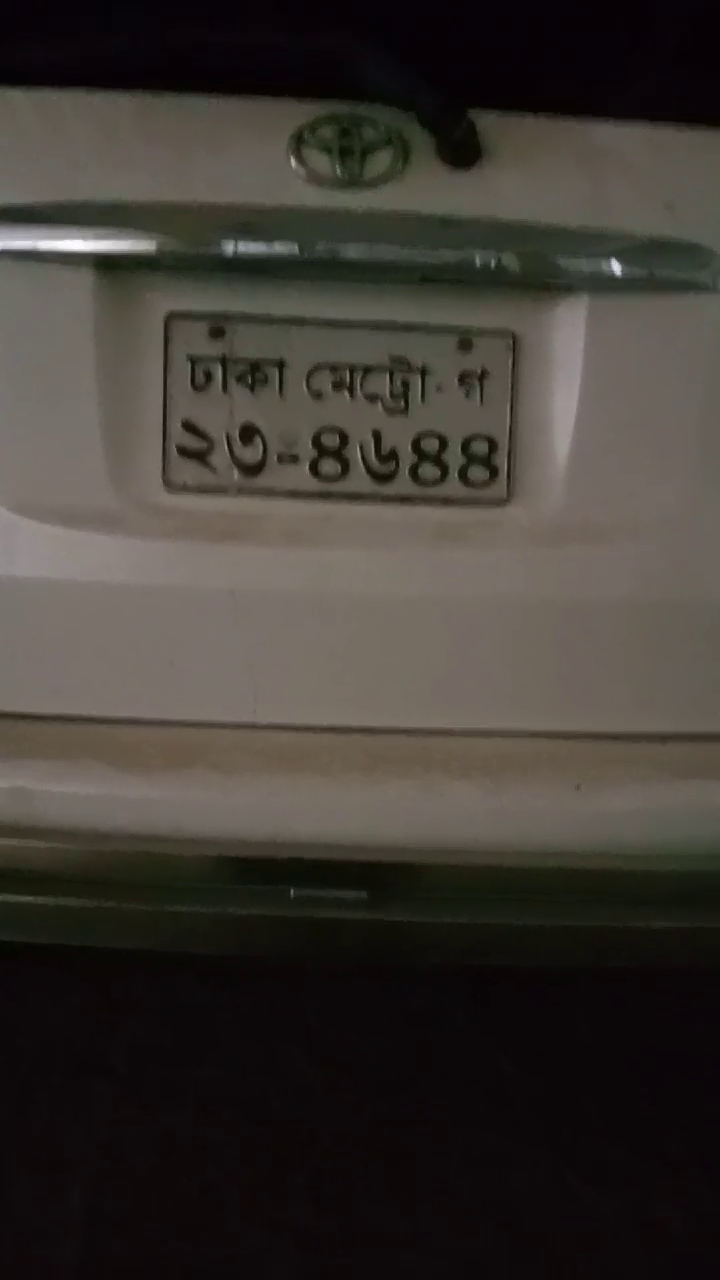
#> input picture frame 15 of 16.mp4, 720 x 1280 px, given in place of video15.mp4, which was not available
$ python DetectPlate.py
#> lines starting #> are read from the running program, lines starting #| are printed output that depends on the picture; after the words box and inside, x2 and y2 are one past the last pixel; in counts of white or black regions, pixels touching at a corner belong together; pictures that were not available may be replaced by others from this repository, and a replacement may not be noted
from skimage.io import imread
from skimage.filters import threshold_otsu
import matplotlib.pyplot as plt
import imutils
import cv2

from skimage import measure
from skimage.measure import regionprops
import matplotlib.pyplot as plt
import matplotlib.patches as patches
import os
import shutil
filename = './video15.mp4'

if os.path.exists('output'):
    shutil.rmtree('output')

os.makedirs('output')

cap = cv2.VideoCapture(filename)
# cap = cv2.VideoCapture(0)
count = 0
while cap.isOpened():
    ret,frame = cap.read()
#> frame is the input picture: shape (1280, 720, 3); mean B, G, R 52.1, 57.5, 62.6
    if ret == True:
        cv2.imshow('window-name',frame)
        cv2.imwrite("./output/frame%d.jpg" % count, frame)
        count = count + 1
        if cv2.waitKey(10) & 0xFF == ord('q'):
#> (key q is pressed here)
            break
    else:
        break
cap.release()
cv2.destroyAllWindows()
#
# car image -> grayscale image -> binary image
car_image = imread("./output/frame%d.jpg"%(count-1), as_gray=True)
car_image = imutils.rotate(car_image, 360)
# car_image = imread("car.png", as_gray=True)
# it should be a 2 dimensional array
print(car_image.shape)
#| (1280, 720)

# the next line is not compulsory however, a grey scale pixel
# in skimage ranges between 0 & 1. multiplying it with 255
# will make it range between 0 & 255 (something we can relate better with

gray_car_image = car_image * 255
fig, (ax1, ax2) = plt.subplots(1, 2)
ax1.imshow(gray_car_image, cmap="gray")
threshold_value = threshold_otsu(gray_car_image)
#> threshold_value = 56.12
binary_car_image = gray_car_image > threshold_value
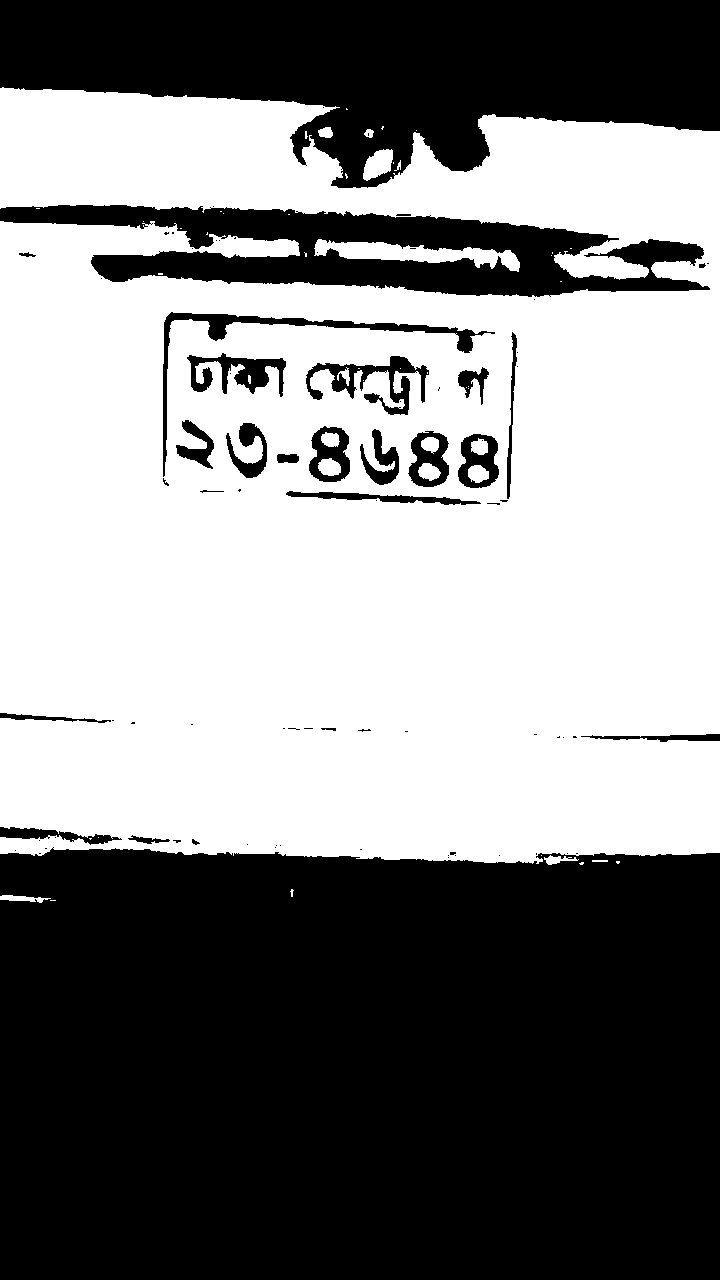
#> binary_car_image: shape (1280, 720) bool; 51.9% white; 82 black regions (56 under 20 px), largest, box (x1, y1, x2, y2) and area: (0, 847, 720, 1280) 305284, (0, 0, 720, 188) 86979, (0, 205, 710, 297) 32492
# print(binary_car_image)
ax2.imshow(binary_car_image, cmap="gray")
# ax2.imshow(gray_car_image, cmap="gray")
plt.show()
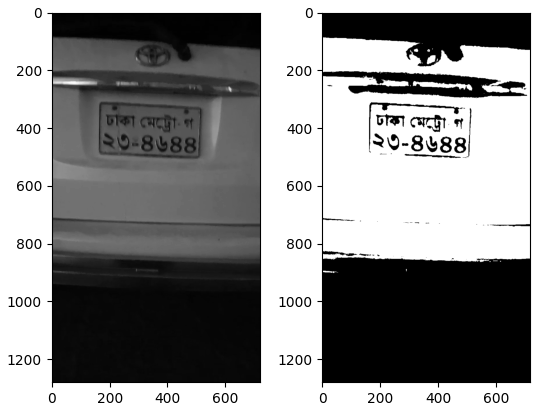
#> figure drawn by matplotlib, 2 panels

# CCA (finding connected regions) of binary image


# this gets all the connected regions and groups them together
label_image = measure.label(binary_car_image)
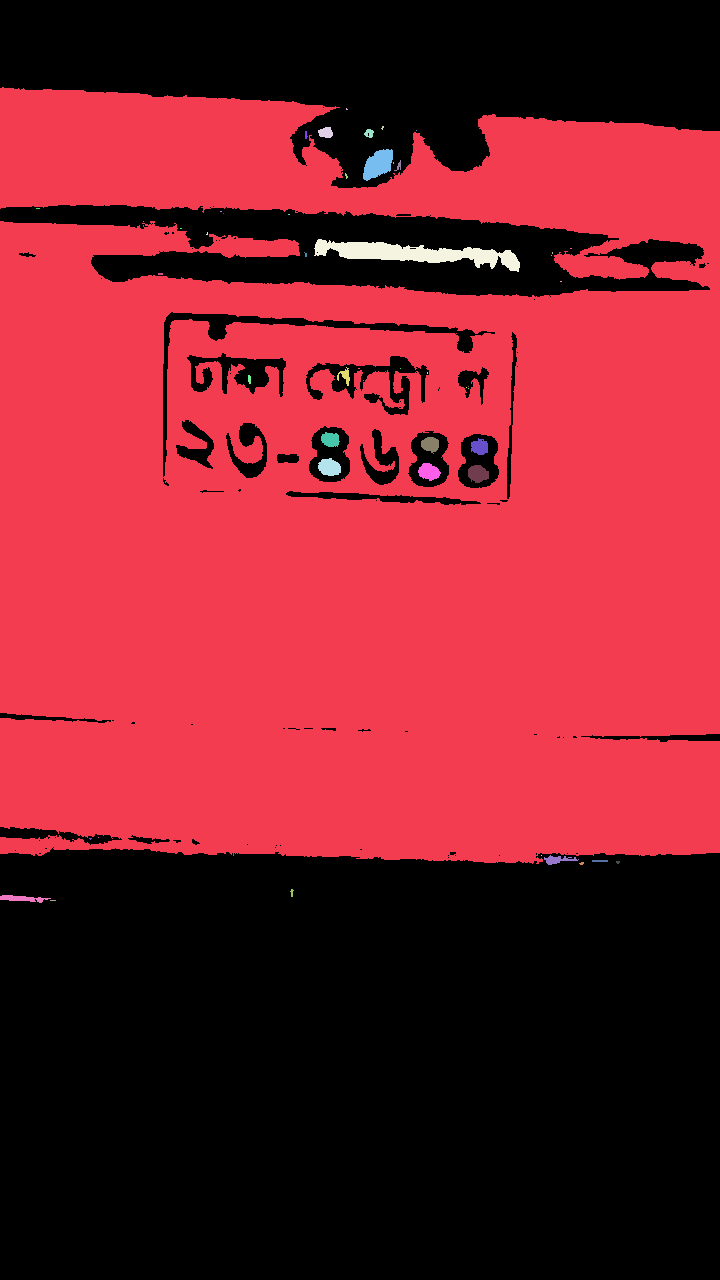
#> label_image: shape (1280, 720) int32; 51 distinct labels, from 0 to 50; one colour per label, 0 black

# print(label_image.shape[0]) #width of car img

# getting the maximum width, height and minimum width and height that a license plate can be
plate_dimensions = (0.03*label_image.shape[0], 0.08*label_image.shape[0], 0.15*label_image.shape[1], 0.3*label_image.shape[1])
plate_dimensions2 = (0.08*label_image.shape[0], 0.2*label_image.shape[0], 0.15*label_image.shape[1], 0.4*label_image.shape[1])
min_height, max_height, min_width, max_width = plate_dimensions
plate_objects_cordinates = []
plate_like_objects = []

fig, (ax1) = plt.subplots(1)
ax1.imshow(gray_car_image, cmap="gray")
flag =0
# regionprops creates a list of properties of all the labelled regions
for region in regionprops(label_image):
    # print(region)
    if region.area < 50:
        #if the region is so small then it's likely not a license plate
        continue
        # the bounding box coordinates
    min_row, min_col, max_row, max_col = region.bbox
    # [4 lines of commented-out code are left out]

    region_height = max_row - min_row
    region_width = max_col - min_col
    # print(region_height)
    # print(region_width)

    # ensuring that the region identified satisfies the condition of a typical license plate
    if region_height >= min_height and region_height <= max_height and region_width >= min_width and region_width <= max_width and region_width > region_height:
        flag = 1
        plate_like_objects.append(binary_car_image[min_row:max_row,
                                  min_col:max_col])
        plate_objects_cordinates.append((min_row, min_col,
                                         max_row, max_col))
        rectBorder = patches.Rectangle((min_col, min_row), max_col - min_col, max_row - min_row, edgecolor="red",
                                       linewidth=2, fill=False)
        ax1.add_patch(rectBorder)
#> this loop made 50 passes
#> (min_row, min_col, max_row, max_col, region_height, region_width) on passes 1, 4, 5, 8, 19, 26, 35, 36: (87, 0, 864, 720, 777, 720), (127, 318, 138, 333, 11, 15), (129, 364, 138, 374, 9, 10), (149, 363, 181, 393, 32, 30), (239, 314, 272, 520, 33, 206), (367, 337, 386, 350, 19, 13), (432, 321, 447, 340, 15, 19), (437, 421, 454, 439, 17, 18)
#> after the loop, plate_like_objects = []; plate_objects_cordinates = []
        # let's draw a red rectangle over those regions
if(flag == 1):
    # print(plate_like_objects[0])
    plt.show()


if(flag==0):
    min_height, max_height, min_width, max_width = plate_dimensions2
    plate_objects_cordinates = []
    plate_like_objects = []

    fig, (ax1) = plt.subplots(1)
    ax1.imshow(gray_car_image, cmap="gray")

    # regionprops creates a list of properties of all the labelled regions
    for region in regionprops(label_image):
        if region.area < 50:
            #if the region is so small then it's likely not a license plate
            continue
            # the bounding box coordinates
        min_row, min_col, max_row, max_col = region.bbox
        # [4 lines of commented-out code are left out]

        region_height = max_row - min_row
        region_width = max_col - min_col
        # print(region_height)
        # print(region_width)

        # ensuring that the region identified satisfies the condition of a typical license plate
        if region_height >= min_height and region_height <= max_height and region_width >= min_width and region_width <= max_width and region_width > region_height:
            # print("hello")
            plate_like_objects.append(binary_car_image[min_row:max_row,
                                      min_col:max_col])
            plate_objects_cordinates.append((min_row, min_col,
                                             max_row, max_col))
            rectBorder = patches.Rectangle((min_col, min_row), max_col - min_col, max_row - min_row, edgecolor="red",
                                           linewidth=2, fill=False)
            ax1.add_patch(rectBorder)
            # let's draw a red rectangle over those regions
    # print(plate_like_objects[0])
    plt.show()

$ run again, starting later in the video
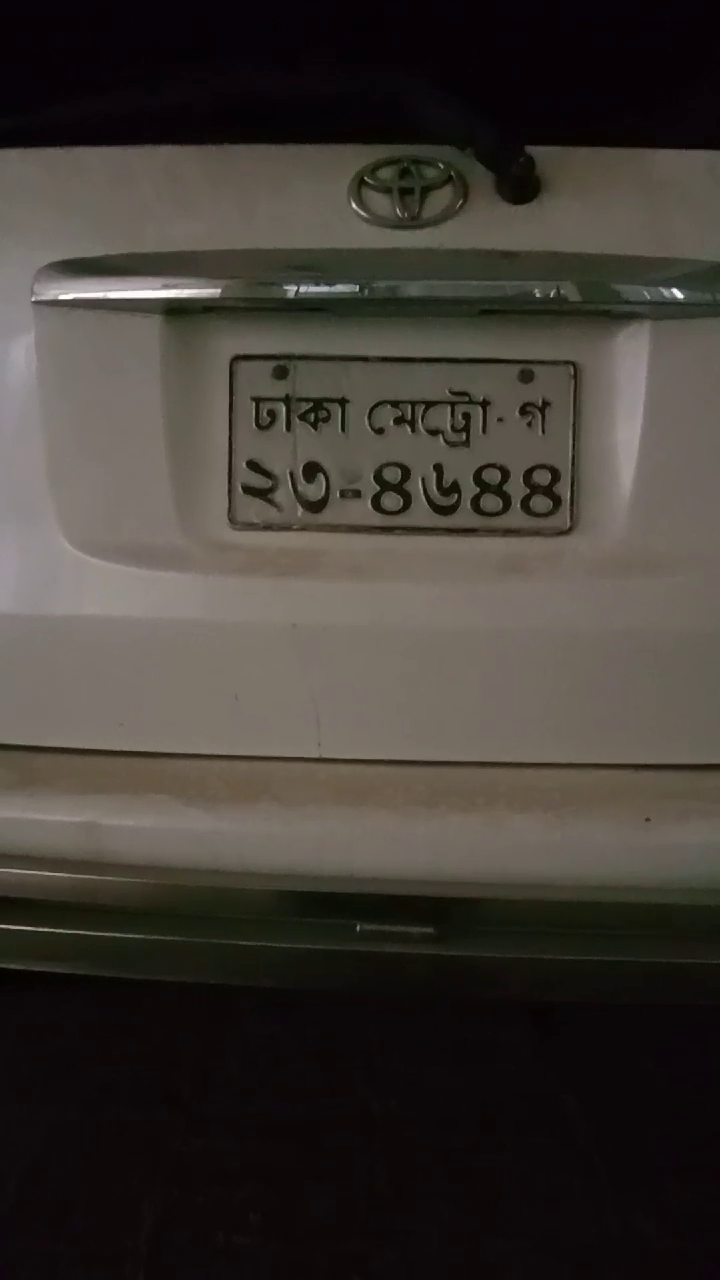
#> input picture frame 68 of 16.mp4, 720 x 1280 px, given in place of video15.mp4, which was not available
#> frame is the input picture: shape (1280, 720, 3); mean B, G, R 53.3, 58.9, 64.5
#| (1280, 720)
#> threshold_value = 58.08
#> `binary_car_image = gray_car_image > threshold_value`:
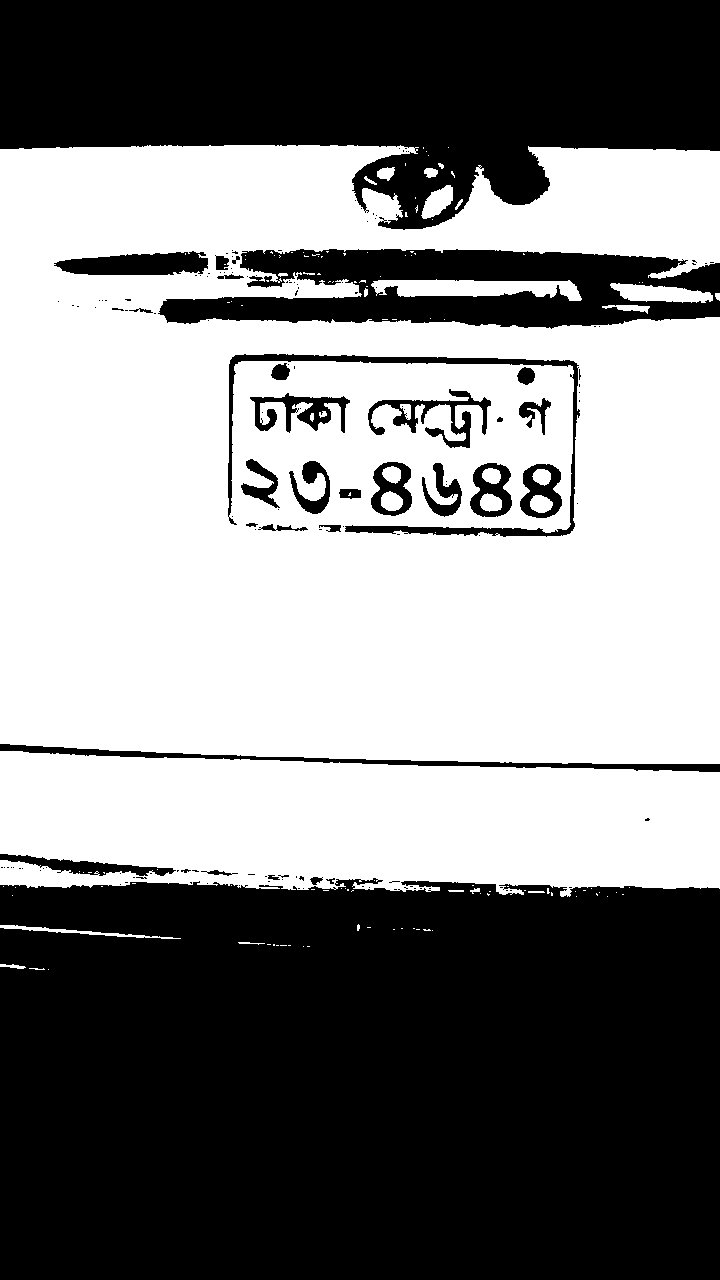
#> binary_car_image: shape (1280, 720) bool; 51.1% white; 150 black regions (117 under 20 px), largest, box (x1, y1, x2, y2) and area: (0, 878, 720, 1280) 282568, (0, 0, 720, 230) 115052, (158, 249, 720, 329) 27880
#> `label_image = measure.label(binary_car_image)`:
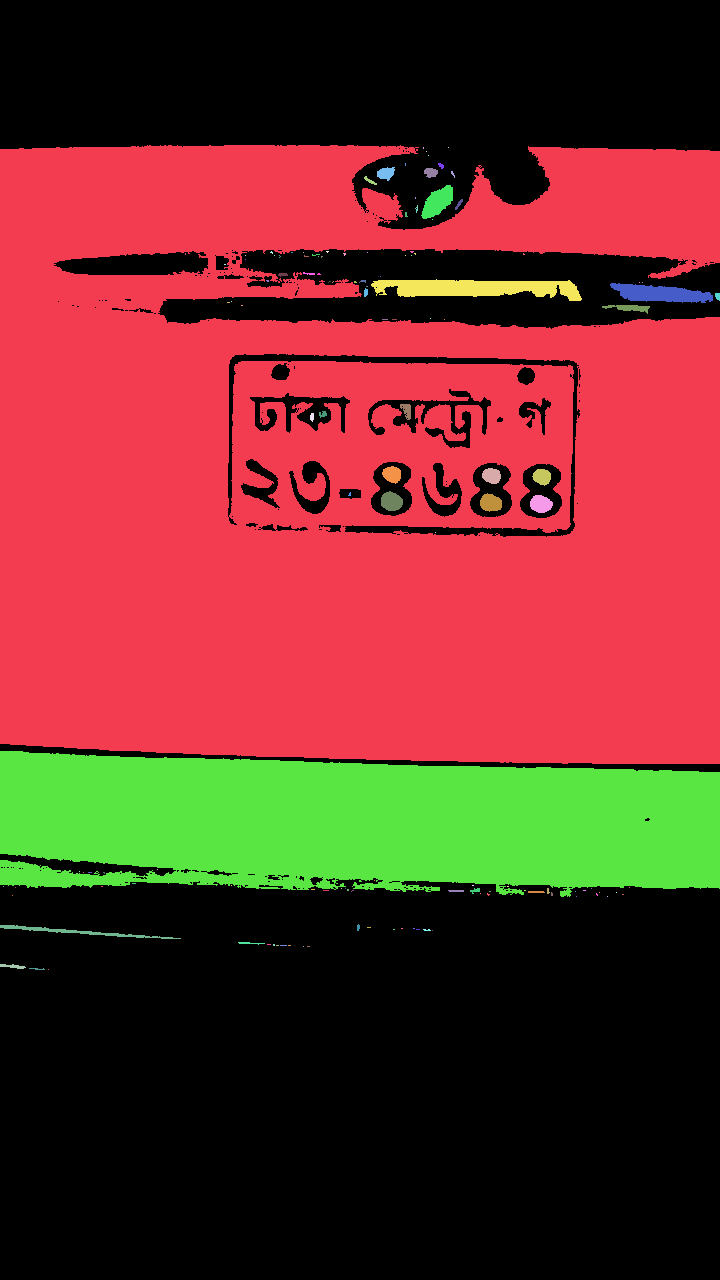
#> label_image: shape (1280, 720) int32; 134 distinct labels, from 0 to 133; one colour per label, 0 black
#> the loop `for region in regionprops(label_image):` made 133 passes
#> (min_row, min_col, max_row, max_col, region_height, region_width) on passes 1, 8, 9, 12, 43, 51, 58: (145, 0, 764, 720, 619, 720), (167, 377, 181, 395, 14, 18), (168, 424, 178, 438, 10, 14), (185, 421, 219, 453, 34, 32), (279, 371, 301, 582, 22, 211), (283, 610, 303, 713, 20, 103), (305, 602, 314, 650, 9, 48)
#> after the loop `for region in regionprops(label_image):`: plate_like_objects = []
